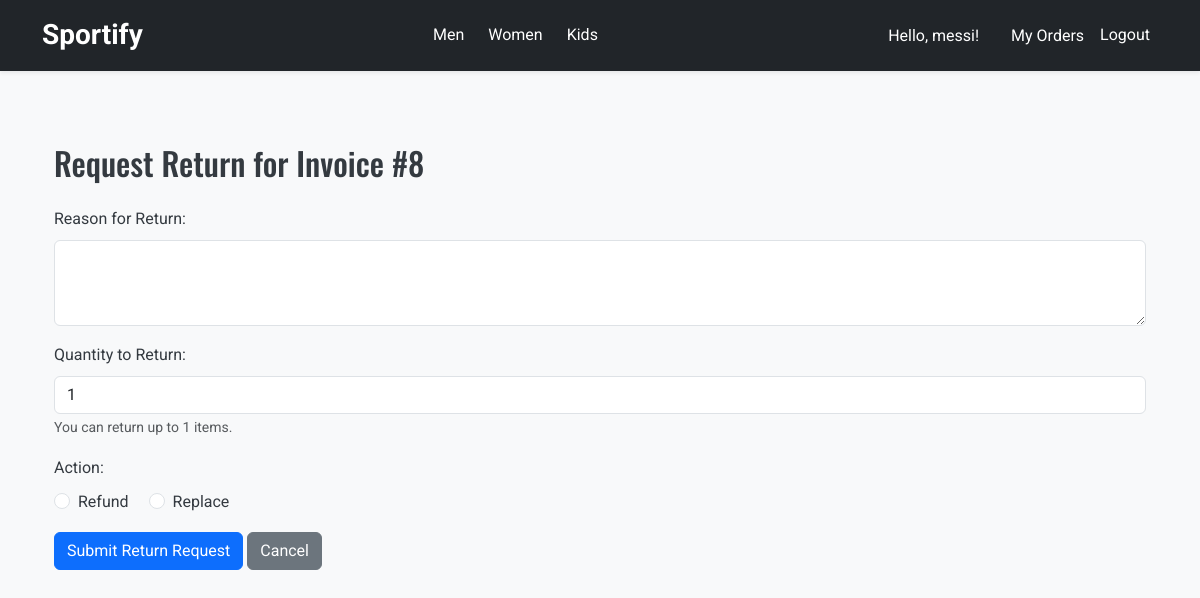
Page /request_return/8 (signed in) on the committed database.
### models.py (models this page shows, shortened)
class User(db.Model,UserMixin):
    __tablename__ = 'users'
    uid = db.Column(db.Integer, primary_key=True)
    username = db.Column(db.String, nullable=False)
    password = db.Column(db.String, nullable=False)
    role = db.Column(db.String)
    description = db.Column(db.String)

class Invoice(db.Model):
    __tablename__ = 'invoices'
    invoice_id = db.Column(db.Integer, primary_key=True)
    user_id = db.Column(db.Integer, db.ForeignKey('users.uid'), nullable=False)
    product_id = db.Column(db.Integer, nullable=False)
    product_type = db.Column(db.String, nullable=False)
    quantity = db.Column(db.Integer, nullable=False)
    date = db.Column(db.DateTime, nullable=False, default=datetime.utcnow)
    price = db.Column(db.Float, nullable=False)
    total_price = db.Column(db.Float, nullable=False)  # **New Field**
    status = db.Column(db.String, nullable=False)
    user = db.relationship('User', backref='invoices')

### routes.py (the view, shortened to what this page needs)
    @app.route("/request_return/<int:invoice_id>", methods=["GET", "POST"])
    @login_required
    def request_return(invoice_id):
        invoice = Invoice.query.get_or_404(invoice_id)
        if invoice.user_id != current_user.uid:
            flash("You are not authorized to request a return for this invoice.", "danger")
            return redirect(url_for("view_orders"))
        existing_return = ReturnRequest.query.filter_by(invoice_id=invoice.invoice_id).first()
        if existing_return:
            flash("A return request for this invoice already exists.", "info")
            return redirect(url_for("view_orders"))
        model_mapping = {
            'FootwearSubCategory': FootwearSubCategory,
            'ActivewearSubCategory': ActivewearSubCategory,
            'BottomsSubCategory': BottomsSubCategory,
            'OuterwearSubCategory': OuterwearSubCategory,
            'RecoverySubCategory': RecoverySubCategory,
            'AccessoriesSubCategory': AccessoriesSubCategory,
            'SwimwearSubCategory': SwimwearSubCategory,
            'CompressionSubCategory': CompressionSubCategory,
            'SpecialtySportswearSubCategory': SpecialtySportswearSubCategory,
            'ProtectiveGearSubCategory': ProtectiveGearSubCategory
        }
        model = model_mapping.get(invoice.product_type)
        available_replacements = []
        if model:
            available_replacements = model.query.filter_by(price=invoice.price).filter(model.quantity >= 1).all()
        return render_template("request_return.html", invoice=invoice, available_replacements=available_replacements)

### app.py (called while the page is built)
def create_app():
    app = Flask(__name__, template_folder='templates')
    csrf = CSRFProtect(app)
    app.config['SQLALCHEMY_DATABASE_URI'] = 'sqlite:///C:/Users/jad/Desktop/503m-project/front-end-503m/dbapplication/testdb.db'
    app.secret_key = 'Some Key'
    app.config['SECRET_KEY'] = 'tQa$L5Cu6^*yu"V'
    app.secret_key = app.config['SECRET_KEY']
    db.init_app(app)
    CORS(app, supports_credentials=True)
    login_manager = LoginManager()
    login_manager.init_app(app)
    secret_key = app.secret_key
    bcrypt = Bcrypt(app)
    from models import User
    @login_manager.user_loader
    def load_user(uid):
        return User.query.get(uid)
    bcrypt = Bcrypt(app)
    from routes import register_routes
    register_routes(app, db, bcrypt)
    migrate = Migrate(app, db)
    return app

### templates/request_return.html (shortened to what this page needs)
{% extends "base.html" %}  {% block content %}
<section class="request-return py-5">
  <div class="container">
    <h2 class="mb-4">Request Return for Invoice #{{ invoice.invoice_id }}</h2>
    <form
      action="{{ url_for('request_return', invoice_id=invoice.invoice_id) }}"
      method="POST"
    >
      <div class="mb-3">
        <label for="reason" class="form-label">Reason for Return:</label>
        <textarea
          name="reason"
          id="reason"
          class="form-control"
          rows="3"
          required
        ></textarea>
      </div>
      <div class="mb-3">
        <label for="quantity" class="form-label">Quantity to Return:</label>
        <input
          type="number"
          name="quantity"
          id="quantity"
          class="form-control"
          min="1"
          max="{{ invoice.quantity }}"
          value="1"
          required
        />
        <small class="form-text text-muted"
          >You can return up to {{ invoice.quantity }} items.</small
        >
      </div>
      <div class="mb-3">
        <label class="form-label">Action:</label><br />
        <div class="form-check form-check-inline">
          <input
            class="form-check-input"
            type="radio"
            name="action"
            id="refund"
            value="refund"
            required
          />
          <label class="form-check-label" for="refund">Refund</label>
        </div>
        <div class="form-check form-check-inline">
          <input
            class="form-check-input"
            type="radio"
            name="action"
            id="replace"
            value="replace"
            required
          />
          <label class="form-check-label" for="replace">Replace</label>
        </div>
      </div>
      <button type="submit" class="btn btn-primary">
        Submit Return Request
      </button>
      <a href="{{ url_for('view_orders') }}" class="btn btn-secondary"
        >Cancel</a
      >
    </form>
  </div>
</section>
{% endblock %}

### templates/base.html (shortened to what this page needs)
<!DOCTYPE html>
<html lang="en">
  <head>
    <link
      href="https://cdn.jsdelivr.net/npm/bootstrap@5.3.0/dist/css/bootstrap.min.css"
      rel="stylesheet"
    />
    <link
      rel="stylesheet"
      href="https://cdnjs.cloudflare.com/ajax/libs/font-awesome/6.4.0/css/all.min.css"
    />
    <link
      rel="stylesheet"
      href="{{ url_for('static', filename='css/styles.css') }}"
    />
  </head>
  <body>
    <nav
      class="navbar navbar-expand-lg navbar-dark bg-dark fixed-top shadow-sm"
    >
      <div class="container">
        <a class="navbar-brand fw-bold" href="{{ url_for('index') }}"
          >Sportify</a
        >
        <div class="collapse navbar-collapse" id="navbarNav">
          <ul class="navbar-nav mx-auto mb-2 mb-lg-0">
            <li class="nav-item">
              <a
                class="nav-link btn btn-outline-light btn-sm me-2"
                href="{{ url_for('men') }}"
                >Men</a
              >
            </li>
            <li class="nav-item">
              <a
                class="nav-link btn btn-outline-light btn-sm me-2"
                href="{{ url_for('women') }}"
                >Women</a
              >
            </li>
            <li class="nav-item">
              <a
                class="nav-link btn btn-outline-light btn-sm me-2"
                href="{{ url_for('kids') }}"
                >Kids</a
              >
            </li>
          </ul>
          <ul class="navbar-nav align-items-center">
            {% if current_user.is_authenticated %}
            <li class="nav-item me-3">
              <a class="nav-link" href="#"
                >Hello, {{ current_user.username }}!</a
              >
            </li>
            <li class="nav-item">
              <a class="nav-link" href="{{ url_for('view_orders') }}"
                >My Orders</a
              >
            </li>
            <li class="nav-item">
              <a
                class="nav-link btn btn-outline-light btn-sm"
                href="{{ url_for('logout') }}"
                >Logout</a
              >
            </li>
            {% endif %}
          </ul>
        </div>
      </div>
    </nav>
    <div class="container mt-5 pt-5">
      {% block content %}{% endblock %}
    </div>
  </body>
</html>

### static/css/styles.css (style rules this page uses)
body { font-family: 'Roboto', sans-serif; background-color: #f8f9fa; color: #343a40; line-height: 1.6; }
h1, h2, h3, h4, h5, h6 { font-family: 'Oswald', sans-serif; color: #343a40; }
.navbar { font-size: 1rem; }
.navbar-brand { font-size: 1.75rem; font-weight: 700; }
.nav-link { font-size: 1rem; color: #ffffff !important; }
.nav-link.btn { border-radius: 20px; padding: 0.5rem 1rem; }
.form-label { font-weight: 600; }
.shadow-sm { box-shadow: 0 .125rem .25rem rgba(0,0,0,.075)!important; }

### rows in the picture
User: username "messi"
Invoice: invoice_id "8", quantity "1"
